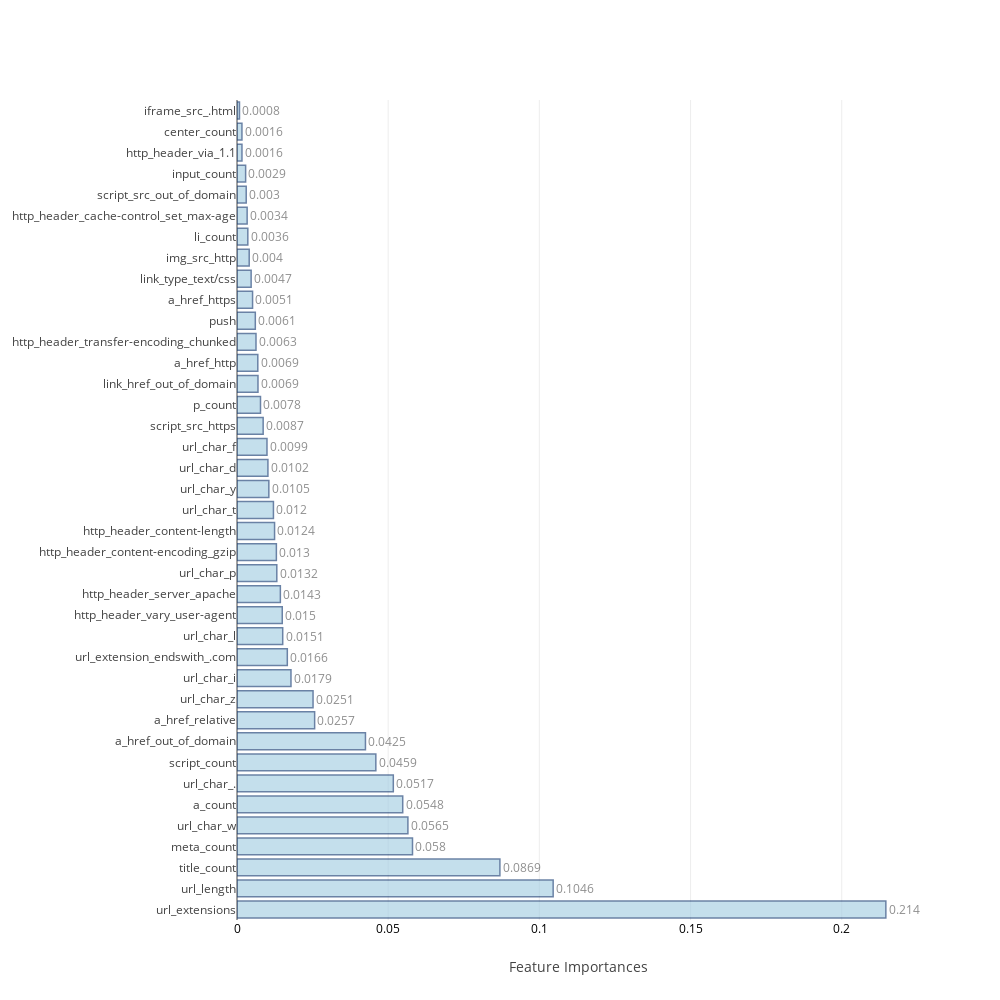
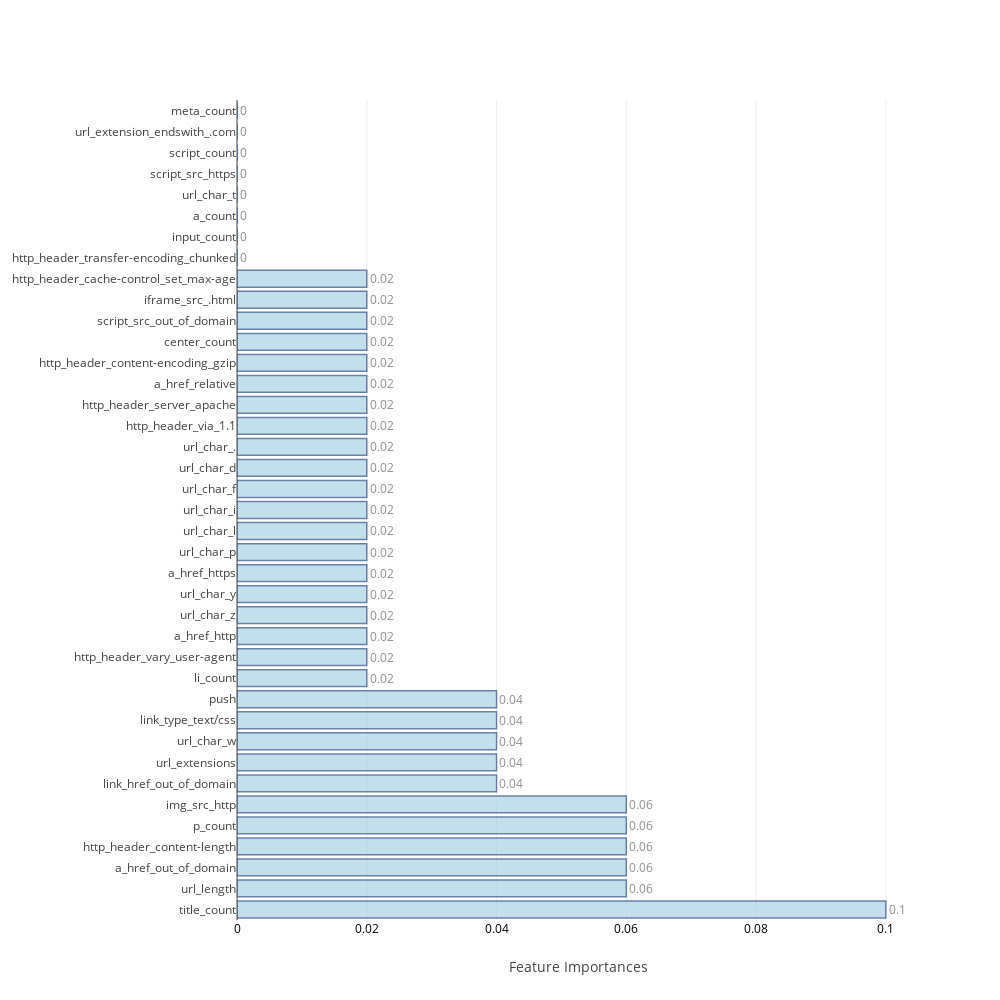
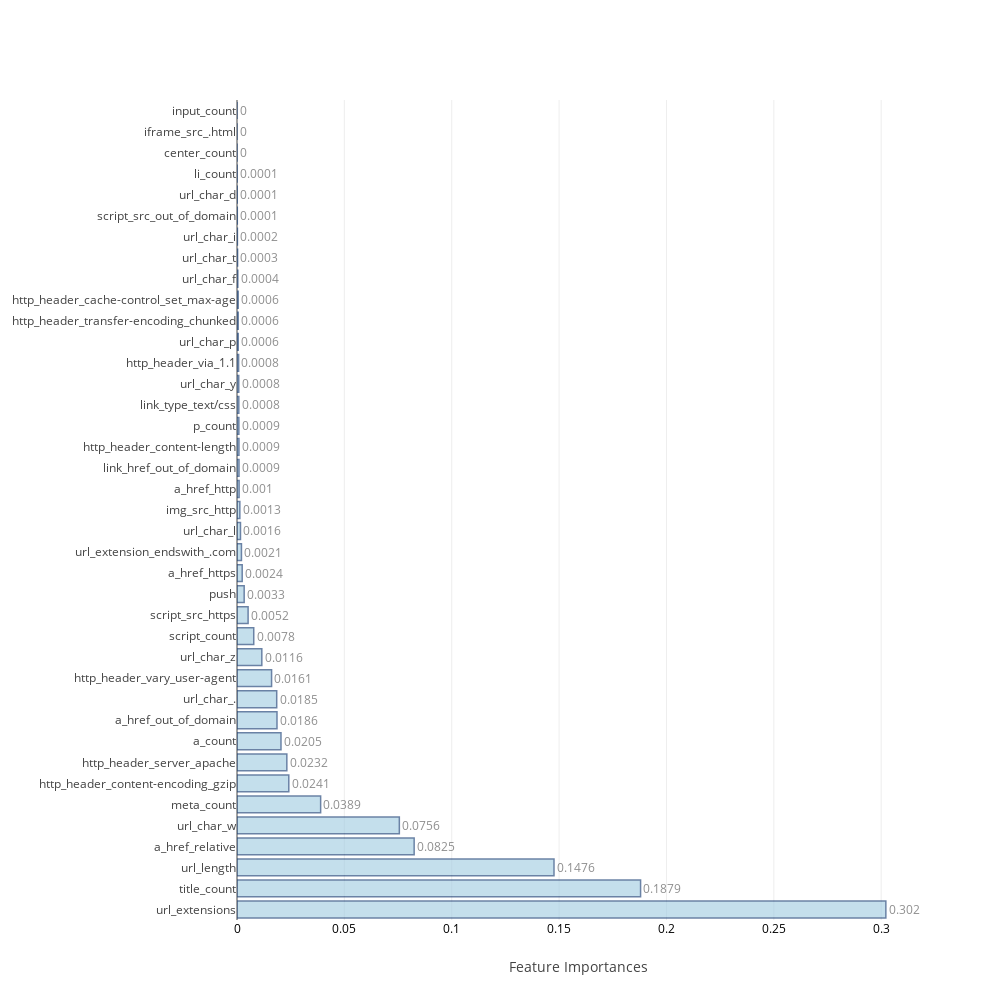
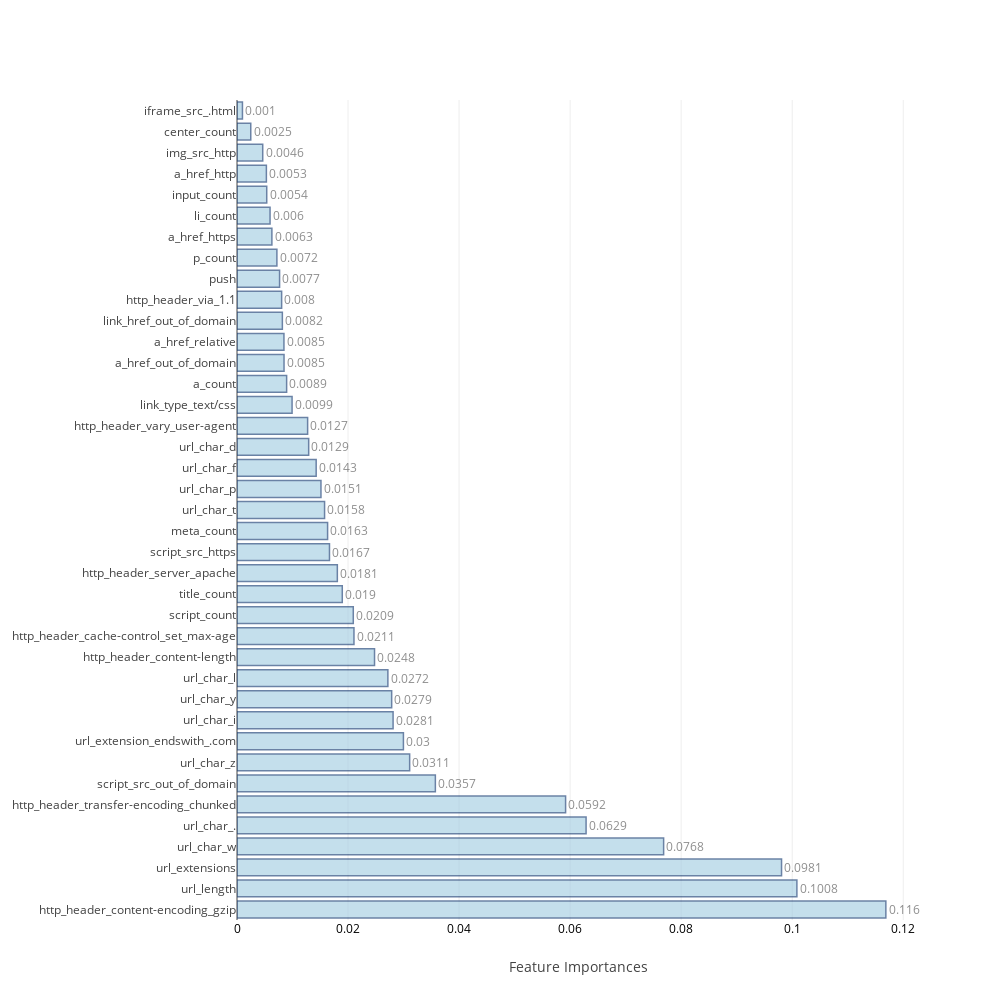

Here is the notebook cell these charts were saved with, in order:
### Code cell
ind_columns=['KNeighborsClassifier','RandomForestClassifier','AdaBoostClassifier',
             'GradientBoostingClassifier','ExtraTreeClassifier','XGB','BaggingClassifier','Neural Network-1']

f=[KNN_model,RandomForest,AdaBoost,GradientBoosting, ExtraTree,XGB,Bagging,DeepLearning1]

## Table to store training and test measures
table_80_50_train=pd.DataFrame(columns=['accuracy','TP','TN','FP','FN','FPR','FNR'])
table_80_50_test=pd.DataFrame(columns=['accuracy','TP','TN','FP','FN','FPR','FNR','auc','MCC','Precision','Recall'])

feat_imp=[None]*5
j=0
for i in range(0,8):
    if i>=1 and i<=5:
        model,cm_train,cm_test,acc_train,acc_test,roc_auc,feat_imp[j],mcc,prec,rec=f[i](scaled_X_train,train_Y,scaled_X_test,test_Y,columns)
        j=j+1
    else:
        model,cm_train,cm_test,acc_train,acc_test,roc_auc,mcc,prec,rec=f[i](scaled_X_train,train_Y,scaled_X_test,test_Y)
    table_80_50_train.loc[i]=   ([acc_train,cm_train.TP,cm_train.TN,cm_train.FP,cm_train.FN,cm_train.FPR,cm_train.FNR])
    table_80_50_test.loc[i] =   ([acc_test ,cm_test.TP, cm_test.TN, cm_test.FP, cm_test.FN, cm_test.FPR, cm_test.FNR,roc_auc,mcc,prec,rec])
    print("\n")

### Figure 1 — Plotly figure (JSON) as saved in the notebook; plotly's stock layout.template omitted (floating-point values rounded to 4 significant figures)
{"data": [{"marker": {"color": "rgb(158,202,225)", "line": {"color": "rgb(8,48,107)", "width": 1.5}}, "opacity": 0.6, "orientation": "h", "text": [0.2146, 0.1046, 0.0869, 0.058, 0.0565, 0.0548, 0.0517, 0.0459, 0.0425, 0.0257, 0.0251, 0.0179, 0.0166, 0.0151, 0.015, 0.0143, 0.0132, 0.013, 0.0124, 0.012, 0.0105, 0.0102, 0.0099, 0.0087, 0.0078, 0.0069, 0.0069, 0.0063, 0.0061, 0.0051, 0.0047, 0.004, 0.0036, 0.0034, 0.003, 0.0029, 0.0016, 0.0016, 0.0008], "textposition": "outside", "type": "bar", "uid": "4a3d903d-99c7-4fa2-9d34-0b5d96a67345", "x": [0.2146, 0.1046, 0.08695, 0.05804, 0.05652, 0.05481, 0.0517, 0.04592, 0.04248, 0.02568, 0.02515, 0.01785, 0.01664, 0.01512, 0.01497, 0.01434, 0.01316, 0.01302, 0.01243, 0.01205, 0.01053, 0.01022, 0.009916, 0.008651, 0.007772, 0.006939, 0.00688, 0.00628, 0.006055, 0.005148, 0.004677, 0.004035, 0.003579, 0.003354, 0.003045, 0.002856, 0.00164, 0.001634, 0.0008186], "y": ["url_extensions", "url_length", "title_count", "meta_count", "url_char_w", "a_count", "url_char_.", "script_count", "a_href_out_of_domain", "a_href_relative", "url_char_z", "url_char_i", "url_extension_endswith_.com", "url_char_l", "http_header_vary_user-agent", "http_header_server_apache", "url_char_p", "http_header_content-encoding_gzip", "http_header_content-length", "url_char_t", "url_char_y", "url_char_d", "url_char_f", "script_src_https", "p_count", "link_href_out_of_domain", "a_href_http", "http_header_transfer-encoding_chunked", "push", "a_href_https", "link_type_text/css", "img_src_http", "li_count", "http_header_cache-control_set_max-age", "script_src_out_of_domain", "input_count", "http_header_via_1.1", "center_count", "iframe_src_.html"]}], "layout": {"autosize": false, "height": 1000, "width": 1000, "xaxis": {"tickfont": {"color": "black", "size": 12}, "title": "Feature Importances"}, "yaxis": {"automargin": true}}}

### Figure 2 — Plotly figure (JSON) as saved in the notebook; plotly's stock layout.template omitted (floating-point values rounded to 4 significant figures)
{"data": [{"marker": {"color": "rgb(158,202,225)", "line": {"color": "rgb(8,48,107)", "width": 1.5}}, "opacity": 0.6, "orientation": "h", "text": [0.1, 0.06, 0.06, 0.06, 0.06, 0.06, 0.04, 0.04, 0.04, 0.04, 0.04, 0.02, 0.02, 0.02, 0.02, 0.02, 0.02, 0.02, 0.02, 0.02, 0.02, 0.02, 0.02, 0.02, 0.02, 0.02, 0.02, 0.02, 0.02, 0.02, 0.02, 0, 0, 0, 0, 0, 0, 0, 0], "textposition": "outside", "type": "bar", "uid": "f37e9d12-a7dc-4869-9fc6-b6fc9ed2c561", "x": [0.1, 0.06, 0.06, 0.06, 0.06, 0.06, 0.04, 0.04, 0.04, 0.04, 0.04, 0.02, 0.02, 0.02, 0.02, 0.02, 0.02, 0.02, 0.02, 0.02, 0.02, 0.02, 0.02, 0.02, 0.02, 0.02, 0.02, 0.02, 0.02, 0.02, 0.02, 0, 0, 0, 0, 0, 0, 0, 0], "y": ["title_count", "url_length", "a_href_out_of_domain", "http_header_content-length", "p_count", "img_src_http", "link_href_out_of_domain", "url_extensions", "url_char_w", "link_type_text/css", "push", "li_count", "http_header_vary_user-agent", "a_href_http", "url_char_z", "url_char_y", "a_href_https", "url_char_p", "url_char_l", "url_char_i", "url_char_f", "url_char_d", "url_char_.", "http_header_via_1.1", "http_header_server_apache", "a_href_relative", "http_header_content-encoding_gzip", "center_count", "script_src_out_of_domain", "iframe_src_.html", "http_header_cache-control_set_max-age", "http_header_transfer-encoding_chunked", "input_count", "a_count", "url_char_t", "script_src_https", "script_count", "url_extension_endswith_.com", "meta_count"]}], "layout": {"autosize": false, "height": 1000, "width": 1000, "xaxis": {"tickfont": {"color": "black", "size": 12}, "title": "Feature Importances"}, "yaxis": {"automargin": true}}}

### Figure 3 — Plotly figure (JSON) as saved in the notebook; plotly's stock layout.template omitted (floating-point values rounded to 4 significant figures)
{"data": [{"marker": {"color": "rgb(158,202,225)", "line": {"color": "rgb(8,48,107)", "width": 1.5}}, "opacity": 0.6, "orientation": "h", "text": [0.3022, 0.1879, 0.1476, 0.0825, 0.0756, 0.0389, 0.0241, 0.0232, 0.0205, 0.0186, 0.0185, 0.0161, 0.0116, 0.0078, 0.0052, 0.0033, 0.0024, 0.0021, 0.0016, 0.0013, 0.001, 0.0009, 0.0009, 0.0009, 0.0008, 0.0008, 0.0008, 0.0006, 0.0006, 0.0006, 0.0004, 0.0003, 0.0002, 0.0001, 0.0001, 0.0001, 0, 0, 0], "textposition": "outside", "type": "bar", "uid": "ab5424c0-4f65-44ca-bfd5-6210951fc11c", "x": [0.3022, 0.1879, 0.1476, 0.0825, 0.0756, 0.03895, 0.02412, 0.02321, 0.02048, 0.01862, 0.01849, 0.0161, 0.01155, 0.007795, 0.005167, 0.003339, 0.002419, 0.00207, 0.001623, 0.001316, 0.0009798, 0.0009276, 0.0008969, 0.0008616, 0.0008443, 0.0008168, 0.0007566, 0.0005665, 0.0005581, 0.0005535, 0.0003878, 0.0002757, 0.0001928, 0.0001412, 0.0001028, 6.038e-05, 1.184e-05, 0, 0], "y": ["url_extensions", "title_count", "url_length", "a_href_relative", "url_char_w", "meta_count", "http_header_content-encoding_gzip", "http_header_server_apache", "a_count", "a_href_out_of_domain", "url_char_.", "http_header_vary_user-agent", "url_char_z", "script_count", "script_src_https", "push", "a_href_https", "url_extension_endswith_.com", "url_char_l", "img_src_http", "a_href_http", "link_href_out_of_domain", "http_header_content-length", "p_count", "link_type_text/css", "url_char_y", "http_header_via_1.1", "url_char_p", "http_header_transfer-encoding_chunked", "http_header_cache-control_set_max-age", "url_char_f", "url_char_t", "url_char_i", "script_src_out_of_domain", "url_char_d", "li_count", "center_count", "iframe_src_.html", "input_count"]}], "layout": {"autosize": false, "height": 1000, "width": 1000, "xaxis": {"tickfont": {"color": "black", "size": 12}, "title": "Feature Importances"}, "yaxis": {"automargin": true}}}

### Figure 4 — Plotly figure (JSON) as saved in the notebook; plotly's stock layout.template omitted (floating-point values rounded to 4 significant figures)
{"data": [{"marker": {"color": "rgb(158,202,225)", "line": {"color": "rgb(8,48,107)", "width": 1.5}}, "opacity": 0.6, "orientation": "h", "text": [0.1169, 0.1008, 0.0981, 0.0768, 0.0629, 0.0592, 0.0357, 0.0311, 0.03, 0.0281, 0.0279, 0.0272, 0.0248, 0.0211, 0.0209, 0.019, 0.0181, 0.0167, 0.0163, 0.0158, 0.0151, 0.0143, 0.0129, 0.0127, 0.0099, 0.0089, 0.0085, 0.0085, 0.0082, 0.008, 0.0077, 0.0072, 0.0063, 0.006, 0.0054, 0.0053, 0.0046, 0.0025, 0.001], "textposition": "outside", "type": "bar", "uid": "f89774cc-977c-40a0-9ce4-2fff72171d92", "x": [0.1169, 0.1008, 0.09808, 0.07684, 0.06287, 0.05918, 0.03573, 0.0311, 0.02997, 0.02811, 0.02786, 0.02717, 0.02477, 0.02107, 0.02094, 0.01896, 0.01807, 0.01666, 0.01632, 0.01577, 0.01512, 0.01426, 0.01291, 0.01272, 0.009918, 0.008938, 0.00847, 0.008454, 0.008169, 0.00804, 0.007669, 0.007184, 0.006283, 0.005952, 0.005355, 0.005291, 0.004632, 0.002477, 0.0009814], "y": ["http_header_content-encoding_gzip", "url_length", "url_extensions", "url_char_w", "url_char_.", "http_header_transfer-encoding_chunked", "script_src_out_of_domain", "url_char_z", "url_extension_endswith_.com", "url_char_i", "url_char_y", "url_char_l", "http_header_content-length", "http_header_cache-control_set_max-age", "script_count", "title_count", "http_header_server_apache", "script_src_https", "meta_count", "url_char_t", "url_char_p", "url_char_f", "url_char_d", "http_header_vary_user-agent", "link_type_text/css", "a_count", "a_href_out_of_domain", "a_href_relative", "link_href_out_of_domain", "http_header_via_1.1", "push", "p_count", "a_href_https", "li_count", "input_count", "a_href_http", "img_src_http", "center_count", "iframe_src_.html"]}], "layout": {"autosize": false, "height": 1000, "width": 1000, "xaxis": {"tickfont": {"color": "black", "size": 12}, "title": "Feature Importances"}, "yaxis": {"automargin": true}}}
